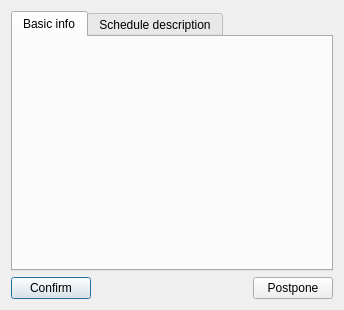
<?xml version="1.0" encoding="UTF-8"?>
<ui version="4.0">
 <class>TimeoutDialog</class>
 <widget class="QDialog" name="TimeoutDialog">
  <property name="windowModality">
   <enum>Qt::ApplicationModal</enum>
  </property>
  <property name="geometry">
   <rect>
    <x>0</x>
    <y>0</y>
    <width>344</width>
    <height>310</height>
   </rect>
  </property>
  <property name="contextMenuPolicy">
   <enum>Qt::NoContextMenu</enum>
  </property>
  <property name="windowTitle">
   <string>Schedule timeouted</string>
  </property>
  <property name="windowIcon">
   <iconset resource="resources/icons.qrc">
    <normaloff>:/icons/alarmIcon</normaloff>:/icons/alarmIcon</iconset>
  </property>
  <property name="modal">
   <bool>true</bool>
  </property>
  <layout class="QVBoxLayout" name="verticalLayout">
   <item>
    <widget class="QTabWidget" name="tabWidget">
     <property name="currentIndex">
      <number>0</number>
     </property>
     <widget class="QWidget" name="tabBasicInfo">
      <attribute name="title">
       <string>Basic info</string>
      </attribute>
      <layout class="QVBoxLayout" name="verticalLayout_2">
       <item>
        <widget class="QLabel" name="labelTitle">
         <property name="text">
          <string/>
         </property>
         <property name="pixmap">
          <pixmap resource="resources/icons.qrc">:/statusIcons/checkIcon</pixmap>
         </property>
         <property name="alignment">
          <set>Qt::AlignCenter</set>
         </property>
        </widget>
       </item>
       <item>
        <widget class="QLabel" name="labelImage">
         <property name="font">
          <font>
           <pointsize>14</pointsize>
           <weight>75</weight>
           <italic>false</italic>
           <bold>true</bold>
           <strikeout>false</strikeout>
           <kerning>true</kerning>
          </font>
         </property>
         <property name="text">
          <string/>
         </property>
         <property name="textFormat">
          <enum>Qt::AutoText</enum>
         </property>
         <property name="alignment">
          <set>Qt::AlignCenter</set>
         </property>
         <property name="wordWrap">
          <bool>true</bool>
         </property>
        </widget>
       </item>
       <item>
        <spacer name="verticalSpacer2">
         <property name="orientation">
          <enum>Qt::Vertical</enum>
         </property>
         <property name="sizeHint" stdset="0">
          <size>
           <width>20</width>
           <height>40</height>
          </size>
         </property>
        </spacer>
       </item>
       <item>
        <widget class="QLabel" name="labelDateTime">
         <property name="text">
          <string/>
         </property>
         <property name="alignment">
          <set>Qt::AlignCenter</set>
         </property>
        </widget>
       </item>
      </layout>
     </widget>
     <widget class="QWidget" name="tabScheduleDescription">
      <attribute name="title">
       <string>Schedule description</string>
      </attribute>
     </widget>
    </widget>
   </item>
   <item>
    <layout class="QHBoxLayout" name="horizontalLayout">
     <item>
      <widget class="QPushButton" name="pushButtonConfirm">
       <property name="text">
        <string>Confirm</string>
       </property>
      </widget>
     </item>
     <item>
      <spacer name="horizontalSpacer">
       <property name="orientation">
        <enum>Qt::Horizontal</enum>
       </property>
       <property name="sizeHint" stdset="0">
        <size>
         <width>40</width>
         <height>20</height>
        </size>
       </property>
      </spacer>
     </item>
     <item>
      <widget class="QPushButton" name="pushButtonPostpone">
       <property name="text">
        <string>Postpone</string>
       </property>
      </widget>
     </item>
    </layout>
   </item>
  </layout>
 </widget>
 <resources>
  <include location="resources/icons.qrc"/>
 </resources>
 <connections/>
</ui>
